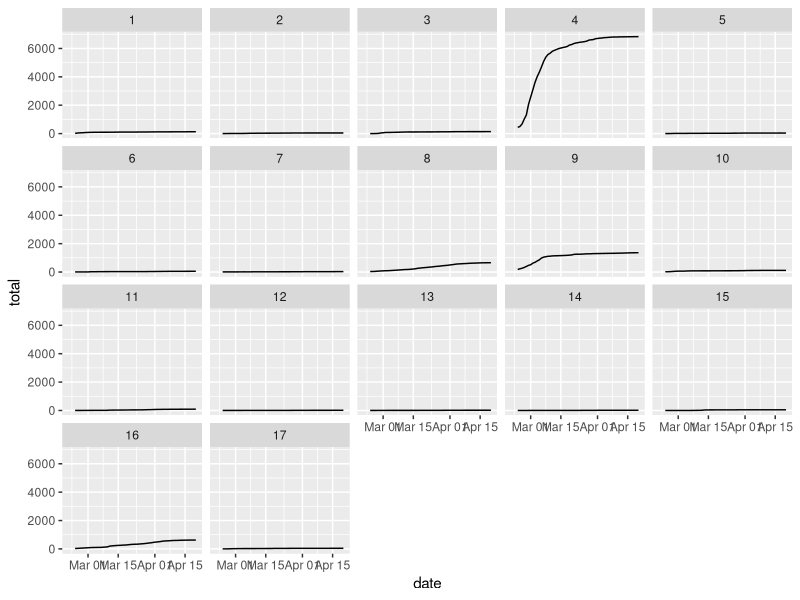
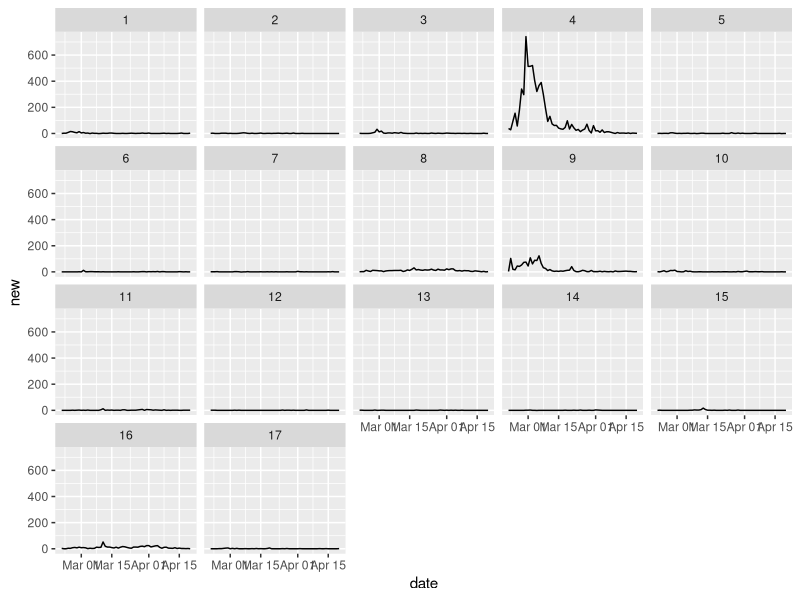

Source code (R) for these figures, in order:
library(ggplot2)

#"total" in excel is "subtotal" under comfirmed cases = discharged + isolated + deceased 
# for e.g: subtotal = 427 in table 1 and 2 https://www.cdc.go.kr/board/board.es?mid=a30402000000&bid=0030 
# "new" in excel is not newly-found isolated cases (424), instead
# "new" in excel = "newly comifirmed" in table 2, is a sum of discharged + isolated + deceased

data <- read.csv("Covid19_KCDC_Geo.csv")
summary(data)
summary(data$location)
data$ID <- as.factor(data$ID)
summary(data$ID)
data$level <- rep(NA, 1114)

# add column level, city vs. province
for (i in 1:1114) {
           ifelse(data$ID[i]==1 || data$ID[i]==4 || data$ID[i]==5 || data$ID[i]==7 || 
                  data$ID[i]==11 || data$ID[i]==15 || data$ID[i]==16 ||data$ID[i]==17, 
                  data$level[i] <- "city", data$level[i] <- "province")
                  }

data$level <- as.factor(data$level)
summary(data$level)

# convert to date object
data$date <- as.Date(data$date)


# delete observations with time=16:00, as most obs w/ time= 0:00 and 
# it's closer to 9:00.
data1 <- data[data$time!= "16:00", ]

# delete observations from Airport
data2 <- data1[data1$ID!=0, ]
row.names(data2) <- 1:1020

# create a column to represent difference between row i and i-1
data2$diff <- c(NA, diff(data2$total))
# check if new (newly confirmed) is equal to diff in total
dv <- which(data2$new!= data2$diff)
dv # rows where new != diff, a few cases 
# [1]   5   6  69 190 191 219 245 249 250 305 425 485 486 491 785 786 905 906
# check these rows (not verified yet as of 08-25-2020)
dr <- data2[dv, ]


###plot to check for if values looks correct
p <- ggplot(data2, aes(x=date, y=total)) + 
  geom_line() +
  facet_wrap(~ID)
p

p1 <- ggplot(data2, aes(x=date, y=new)) + 
  geom_line() +
  facet_wrap(~ID)
p1
########check if total is non-decreasing
nd <-which(diff(data2$total)<0)
nd
# [1]  13  17 249 258 297 304 374 785 793
# the above 9 rows were checked and found to be conformed with original data source on KCDC
# For one row listed above (17): from 2020-03-09, we can see total decreased to 96,
# check CDC website we found this note:
#" *There was one deceased case in Busan, 
# but the local government in charge of the case changed from Busan to Gyeongbuk."
# on (https://www.cdc.go.kr/board/board.es?mid=a30402000000&bid=0030&act=view&list_no=366490&tag=&nPage=33)

####### Check for NA
summary(data2$new)
summary(data2$total)
which(is.na(data2$total)) #every location missing 2-21 to 2-23
